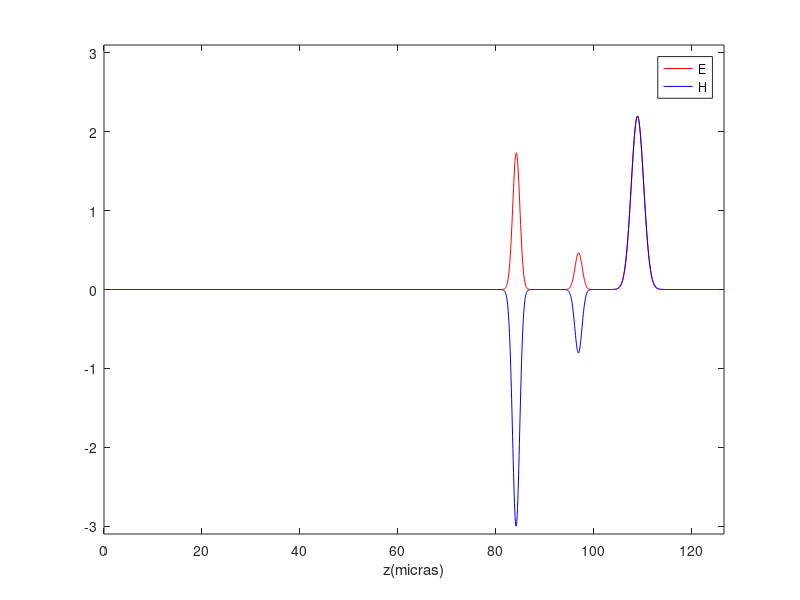

Source code (MATLAB): (Note: this script raises an error after producing the figure.)
%CTES
%%%%%%%%%%%%%%%%%%%%
lo=632.8e-9;    %longitud de onda
c=3e8;          %velocidad de la luz
tau=lo/c;       %periodo de la onda
epsilonr=3;
epsilon=[ones(1,1200),3*ones(1,400),ones(1,400)];


paso=30;
t0=20*tau;     %tiempo del maximo del pulso gaussiano
sigma=2*tau;  %dispersion del pulso
J=@(t)exp(-0.5*((t-t0)/sigma).^2);  %puslo gaussiano como fuente
dz=lo/10;       %tama�o del intervalo espacial
dt=dz/(2*c);   %tama�o del intervalo temporal
nz=2000; nt=1000; %n�mero d e nodos espaciales y temporales
t=0;            %tiempo inicial  
z=dz*(1:nz)*1e6;%creamos las posiciones en micras
%inicializa los vectores de campo E y H (mas rapido que E(1:nz)=0
E=zeros(1,nz); H=zeros(1,nz);

%condiciones de contorno absorbente
low1=0;
low2=0;
high2=0;
high1=0;

zf=nz*dz*1e6; %posicion final

%Empieza gráfica en el tiempo inicial
figure(1);clf;
gra=plot(z,E,'r')%,'erasemode','xor'); 
hold on
grb=plot(z,H,'b')%,'erasemode','xor');
xlabel('z(micras)')
axis([0 zf -3.1 3.1]);
legend('E','H')

s1=zeros(nt,nz);
s2=zeros(nt,nz);

for n=1:nt
    for i=2:nz-1 %Calcula E en todos los puntos menos en los extremos
        E(i)=E(i)+0.5/epsilon(i)*( H(i-1)-H(i) );
    end 

    %Inserta fuente en el centro
    E(nz/2+500)=E(nz/2+500)+J(t);
    
    %condiciones de contorno absorbentes
    E(1) = low2;
    low2 = low1;
    low1 = E(2);
    E(nz)= high2;
    high2= high1;
    high1= E(nz-1);
    for i=1:nz-1 %Calcula H menos en el extremo derecho
        H(i)=H(i)+0.5*( E(i)-E(i+1) );
    end
    s1(n,:)=E;
  %  s2(n,:)=H;
    t=n*dt; %incrementa tiempo
    
    %Muestra grafica
    if ~mod(n,paso)
    set(gra,'ydata',E);
    set(grb,'ydata',H);
    drawnow
    end
end

%Muestra mapa de calor
figure(2)
colormap('electric')
imagesc(s1)
colorbar()
pause;
close all